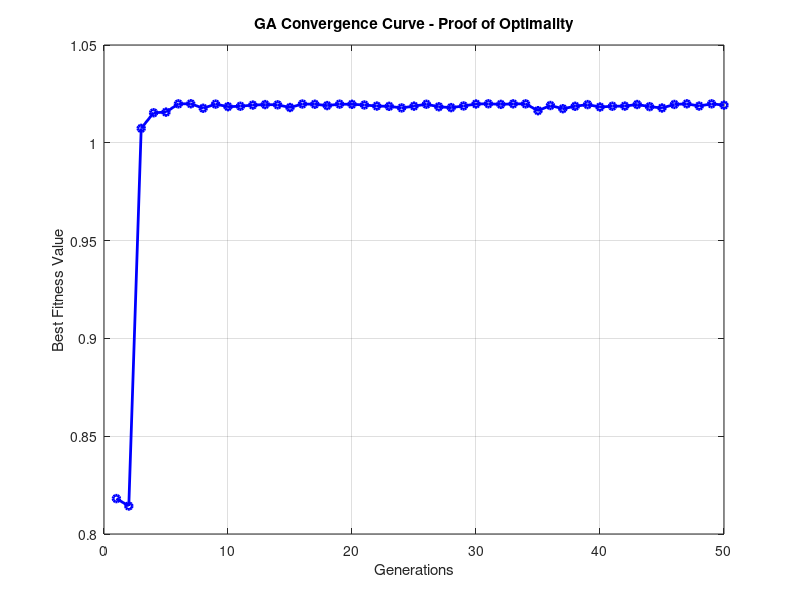

Source code (MATLAB):
% Convergence Graph - Genetic Algorithm (GA) Optimality
numGen = 50;        % total generations
popSize = 20;       % population size
numGenes = 5;       % number of genes (policy attributes)

% Fitness function: maximize sum of genes (security+precision proxy)
fitnessFunction = @(x) (sum(x)/numGenes) + rand()*0.02;

% Initialize population (binary chromosomes)
population = randi([0,1], popSize, numGenes);
bestFitness = zeros(1, numGen);

for gen = 1:numGen
    % Evaluate fitness
    fitness = zeros(1, popSize);
    for i = 1:popSize
        fitness(i) = fitnessFunction(population(i,:));
    end
    
    % Track best fitness
    bestFitness(gen) = max(fitness);
    
    % Selection (top half)
    [~, idx] = sort(fitness, 'descend');
    parents = population(idx(1:floor(popSize/2)), :);
    
    % Crossover
    offspring = parents;
    for i = 1:2:size(parents,1)-1
        point = randi([1 numGenes-1]);
        offspring(i,point:end)   = parents(i+1,point:end);
        offspring(i+1,point:end) = parents(i,point:end);
    end
    
    % Mutation
    for i = 1:size(offspring,1)
        if rand < 0.1
            pos = randi(numGenes);
            offspring(i,pos) = ~offspring(i,pos);
        end
    end
    
    % Update population
    population = [parents; offspring];
end

% Plot Convergence
figure;
plot(1:numGen, bestFitness, 'b-o','LineWidth',2,'MarkerSize',5);
xlabel('Generations');
ylabel('Best Fitness Value');
title('GA Convergence Curve - Proof of Optimality');
grid on;
